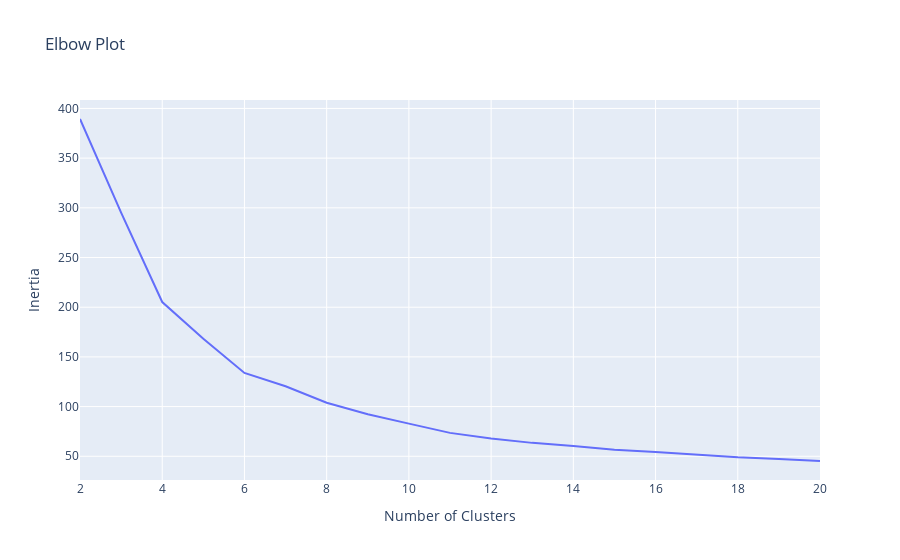

Notebook source saved alongside this figure:
### Code cell
max_clusters = 20
x_values = list(range(2, max_clusters + 1))
inertias = clusters_inertia(final_df, max_clusters)

fig = go.Figure()
fig.add_trace(go.Scatter(x=x_values, y=inertias, mode='lines'))

fig.update_layout(
    title='Elbow Plot',
    xaxis_title='Number of Clusters',
    yaxis_title='Inertia'
)

fig.show()

### Figure 1 — Plotly figure (JSON) as saved in the notebook; plotly's stock layout.template omitted (floating-point values rounded to 4 significant figures)
{"data": [{"mode": "lines", "type": "scatter", "x": [2, 3, 4, 5, 6, 7, 8, 9, 10, 11, 12, 13, 14, 15, 16, 17, 18, 19, 20], "y": [389.4, 295.2, 205.2, 168.2, 133.9, 120.4, 103.8, 92.35, 82.89, 73.55, 67.86, 63.49, 60.44, 56.63, 54.35, 51.41, 49.0, 47.32, 45.25]}], "layout": {"title": {"text": "Elbow Plot"}, "xaxis": {"title": {"text": "Number of Clusters"}}, "yaxis": {"title": {"text": "Inertia"}}}}
